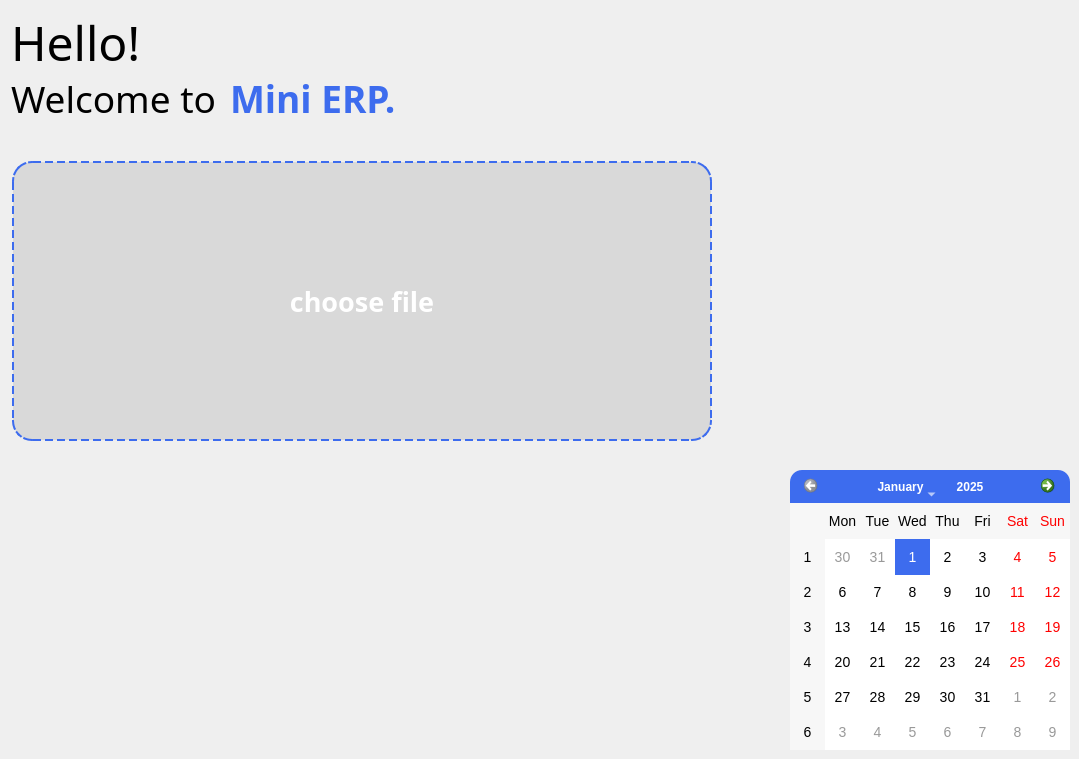
         <widget class="QWidget" name="page">
          <widget class="QPushButton" name="chooseFileBtn">
           <property name="geometry">
            <rect>
             <x>12</x>
             <y>161</y>
             <width>700</width>
             <height>280</height>
            </rect>
           </property>
           <property name="minimumSize">
            <size>
             <width>700</width>
             <height>280</height>
            </size>
           </property>
           <property name="maximumSize">
            <size>
             <width>800</width>
             <height>16777215</height>
            </size>
           </property>
           <property name="font">
            <font>
             <family>Poppins</family>
             <pointsize>20</pointsize>
             <weight>75</weight>
             <bold>true</bold>
            </font>
           </property>
           <property name="styleSheet">
            <string notr="true">QPushButton{
	background-color: #D9D9D9;
	color: white;
	border: 2px solid #3D6CEE;
	border-style: dashed;
	border-radius: 20px;
}

QPushButton:hover{
	border: 2px solid #CACACA;
	border-style: dashed;
}</string>
           </property>
           <property name="text">
            <string>choose file</string>
           </property>
           <property name="icon">
            <iconset resource="../assets/icons/resources.qrc">
             <normaloff>:/icons/file-blue.svg</normaloff>:/icons/file-blue.svg</iconset>
           </property>
           <property name="iconSize">
            <size>
             <width>40</width>
             <height>40</height>
            </size>
           </property>
           <property name="checkable">
            <bool>true</bool>
           </property>
          </widget>
          <widget class="QPushButton" name="scanBtn">
           <property name="geometry">
            <rect>
             <x>790</x>
             <y>160</y>
             <width>280</width>
             <height>280</height>
            </rect>
           </property>
           <property name="minimumSize">
            <size>
             <width>280</width>
             <height>280</height>
            </size>
           </property>
           <property name="styleSheet">
            <string notr="true">QPushButton{
	background-color:'#3D6CEE';
	border:none;
	border-radius:20px;
}</string>
           </property>
           <property name="text">
            <string/>
           </property>
           <property name="icon">
            <iconset resource="../assets/icons/resources.qrc">
             <normaloff>:/icons/camera-white.svg</normaloff>:/icons/camera-white.svg</iconset>
           </property>
           <property name="iconSize">
            <size>
             <width>80</width>
             <height>80</height>
            </size>
           </property>
           <property name="checkable">
            <bool>true</bool>
           </property>
          </widget>
          <widget class="QCalendarWidget" name="calendarWidget">
           <property name="geometry">
            <rect>
             <x>790</x>
             <y>470</y>
             <width>280</width>
             <height>280</height>
            </rect>
           </property>
           <property name="styleSheet">
            <string notr="true">QCalendarWidget {
    background-color: white;
    border: 1px solid #3D6CEE;
    color: black;
    font-family: 'Segoe UI', Arial, sans-serif;
    font-size: 14px;
    border-radius: 100px;
}

QCalendarWidget QToolButton {
    background-color: #3D6CEE;
    color: white;
    border: none;
    margin: 2px;
    padding: 5px 10px;
    border-radius: 4px;
}

QCalendarWidget QToolButton:hover {
    background-color: #2a52b2;
}

QCalendarWidget QToolButton:pressed {
    background-color: #1e3b7c;
}

QCalendarWidget QToolButton::menu-indicator {
    image: none;
}

QCalendarWidget QWidget#qt_calendar_navigationbar {
    border-top-left-radius: 12px;
    border-top-right-radius: 12px;
    background-color: #3D6CEE;
    color: white;
}

QCalendarWidget QHeaderView {
    background-color: #3D6CEE;
}

QCalendarWidget QHeaderView::section {
    background-color: #3D6CEE;
    color: white;
    padding: 5px;
    border: none;
}

QCalendarWidget QAbstractItemView {
    border-bottom-left-radius: 12px;
    border-bottom-right-radius: 12px;
    selection-background-color: #3D6CEE;
    selection-color: white;
    gridline-color: #3D6CEE;
}

QCalendarWidget QAbstractItemView:enabled {
    color: black;
    background-color: white;
    selection-background-color: #3D6CEE;
    selection-color: white;
}

QCalendarWidget QAbstractItemView:disabled {
    color: #999;
}

QCalendarWidget QAbstractItemView::item {
    border: 1px solid transparent;
    padding: 5px;
}

QCalendarWidget QAbstractItemView::item:selected {
    border: 1px solid #3D6CEE;
    background-color: #3D6CEE;
    color: white;
	border-radius: 6px;
}

QCalendarWidget QAbstractItemView::item:focus {
    border: 1px solid #3D6CEE;
}

QCalendarWidget QAbstractItemView::item:hover {
    background-color: #2a52b2;
    color: white;
	border-radius: 6px;
}

QCalendarWidget QToolButton#qt_calendar_prevmonth {
    qproperty-icon: none;
}

QCalendarWidget QToolButton#qt_calendar_nextmonth {
    qproperty-icon: none;
}

QCalendarWidget QToolButton#qt_calendar_prevmonth,
QCalendarWidget QToolButton#qt_calendar_nextmonth {
    font-size: 18px;
    font-weight: bold;
    color: white;
    background: transparent;
}
</string>
           </property>
           <property name="minimumDate">
            <date>
             <year>2025</year>
             <month>1</month>
             <day>1</day>
            </date>
           </property>
           <property name="navigationBarVisible">
            <bool>true</bool>
           </property>
          </widget>
          <widget class="QWidget" name="lineChartWidget" native="true">
           <property name="geometry">
            <rect>
             <x>10</x>
             <y>470</y>
             <width>700</width>
             <height>280</height>
            </rect>
           </property>
           <property name="styleSheet">
            <string notr="true">QWidget{
	background-color:'#3D6CEE';
	color: white;
	border-radius:20px;
}</string>
           </property>
          </widget>
          <widget class="QWidget" name="layoutWidget">
           <property name="geometry">
            <rect>
             <x>11</x>
             <y>16</y>
             <width>421</width>
             <height>114</height>
            </rect>
           </property>
           <layout class="QVBoxLayout" name="verticalLayout_7">
            <property name="spacing">
             <number>0</number>
            </property>
            <item>
             <widget class="QLabel" name="label_23">
              <property name="minimumSize">
               <size>
                <width>0</width>
                <height>50</height>
               </size>
              </property>
              <property name="maximumSize">
               <size>
                <width>16777215</width>
                <height>50</height>
               </size>
              </property>
              <property name="font">
               <font>
                <family>Poppins</family>
                <pointsize>36</pointsize>
                <weight>50</weight>
                <bold>false</bold>
               </font>
              </property>
              <property name="text">
               <string>Hello!</string>
              </property>
             </widget>
            </item>
            <item>
             <layout class="QHBoxLayout" name="horizontalLayout_28">
              <property name="spacing">
               <number>14</number>
              </property>
              <item>
               <widget class="QLabel" name="label_22">
                <property name="maximumSize">
                 <size>
                  <width>16777215</width>
                  <height>50</height>
                 </size>
                </property>
                <property name="font">
                 <font>
                  <family>Poppins</family>
                  <pointsize>28</pointsize>
                  <weight>50</weight>
                  <bold>false</bold>
                 </font>
                </property>
                <property name="text">
                 <string>Welcome to</string>
                </property>
               </widget>
              </item>
              <item>
               <widget class="QLabel" name="label_25">
                <property name="maximumSize">
                 <size>
                  <width>16777215</width>
                  <height>60</height>
                 </size>
                </property>
                <property name="font">
                 <font>
                  <family>Poppins</family>
                  <pointsize>28</pointsize>
                  <weight>75</weight>
                  <bold>true</bold>
                 </font>
                </property>
                <property name="styleSheet">
                 <string notr="true">QLabel {
	color: #3D6CEE;
}</string>
                </property>
                <property name="text">
                 <string>Mini ERP.</string>
                </property>
               </widget>
              </item>
             </layout>
            </item>
           </layout>
          </widget>
         </widget>
